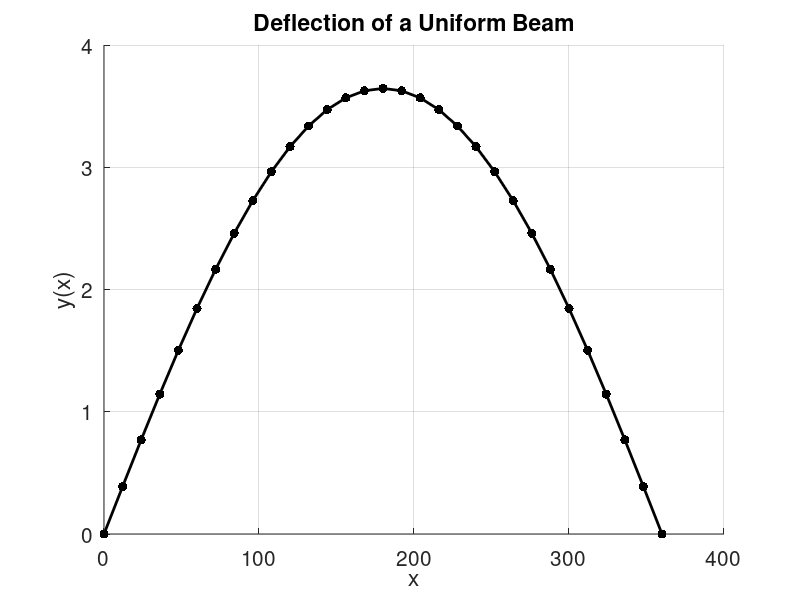

Recreate this plot in MATLAB.
function linearShooting

%Solves the BVP y'' = p(x)y' + q(x)y + r(x), for a<x<b, with the boundary
%conditions y(a)=alpha and y(b)=beta.

%%%%%%%%%%%%%%%%%%%%%%%%%%%%%%%%%%%%%%%%%%%%%%%%%%%%%%%%%%%%%%%%%%%%%%%%%%%

%INPUTS.  Change these to adjust for the problem you are solving.

a = 0;  b = 360;             %the endpoints of the interval, a<x<b.
h = 12;                    %space between points on x axis.
alpha = 0;  beta = 0;       %boundary values.  y(a)=alpha, y(b)=beta.
E = 5e7;                   % Modulus of Elasticity in lb/in^2
I = 60;                    % Moment of Inertia in in^4
Q = 50;                    % Uniform Load Intensity in lb/in
L = 360;
S = 900;                   % End Stress in lb
p = @(x) S / (E * I);    %continuous function
q = @(x) 0;      %positive continuous function
r = @(x) Q * x * (x - L) / (2 * E * I);       %continuous function

%%%%%%%%%%%%%%%%%%%%%%%%%%%%%%%%%%%%%%%%%%%%%%%%%%%%%%%%%%%%%%%%%%%%%%%%%%%

%Main part of the code.  Solves numerically the two IVP systems with
%ode45, and then combines the results to form the solution y to the BVP.

t = a:h:b;

[ ~, y1 ] = ode45( @odefun1, t, [alpha,0] );
[ ~, y2 ] = ode45( @odefun2, t,     [0,1] );

y1 = y1(:,1);  y2 = y2(:,1);

y = y1 + (beta-y1(end)) / y2(end) * y2;

%%%%%%%%%%%%%%%%%%%%%%%%%%%%%%%%%%%%%%%%%%%%%%%%%%%%%%%%%%%%%%%%%%%%%%%%%%%

%Plots the numerical solution y

figure(1), clf, hold('on')
plot( t, y, 'k', 'lineWidth', 2 )
plot( t, y, 'k.', 'markerSize', 20 )
set( gca, 'fontSize', 15 )
xlabel('x'), ylabel('y(x)')
grid('on')
title('Deflection of a Uniform Beam')
drawnow, hold('off')

%%%%%%%%%%%%%%%%%%%%%%%%%%%%%%%%%%%%%%%%%%%%%%%%%%%%%%%%%%%%%%%%%%%%%%%%%%%

%The two ODE functions that are passed into ode45

    function u = odefun1(t,y)
        u = zeros(2,1);
        u(1) = y(2);
        u(2) = p(t)*y(2) + q(t)*y(1) + r(t);
    end

    function u = odefun2(t,y)
        u = zeros(2,1);
        u(1) = y(2);
        u(2) = p(t)*y(2) + q(t)*y(1);
    end

end